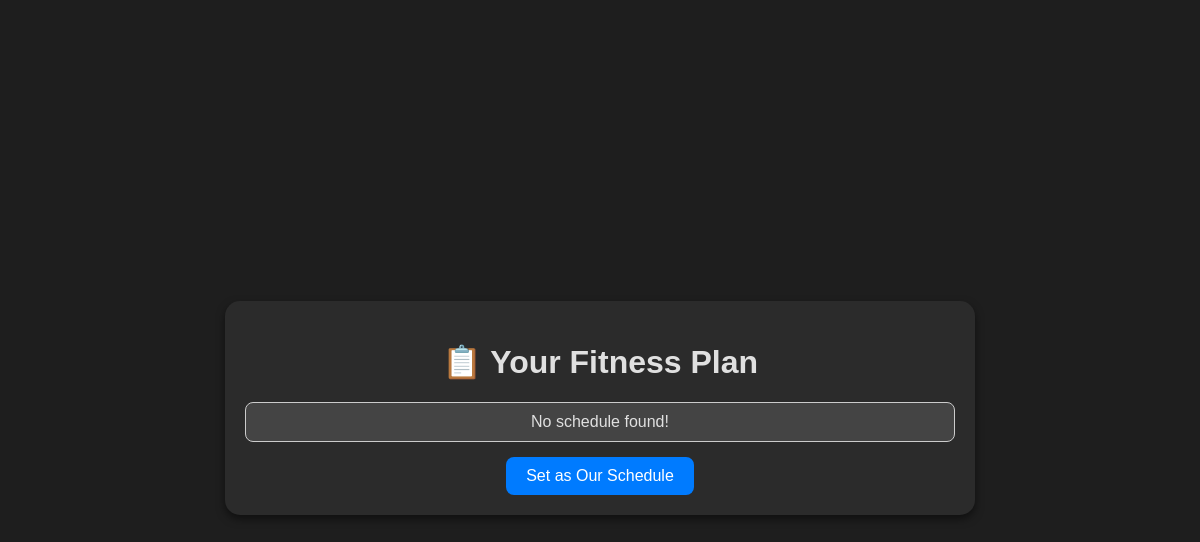
/fitness_plan/, run on an earlier commit of the app's database.
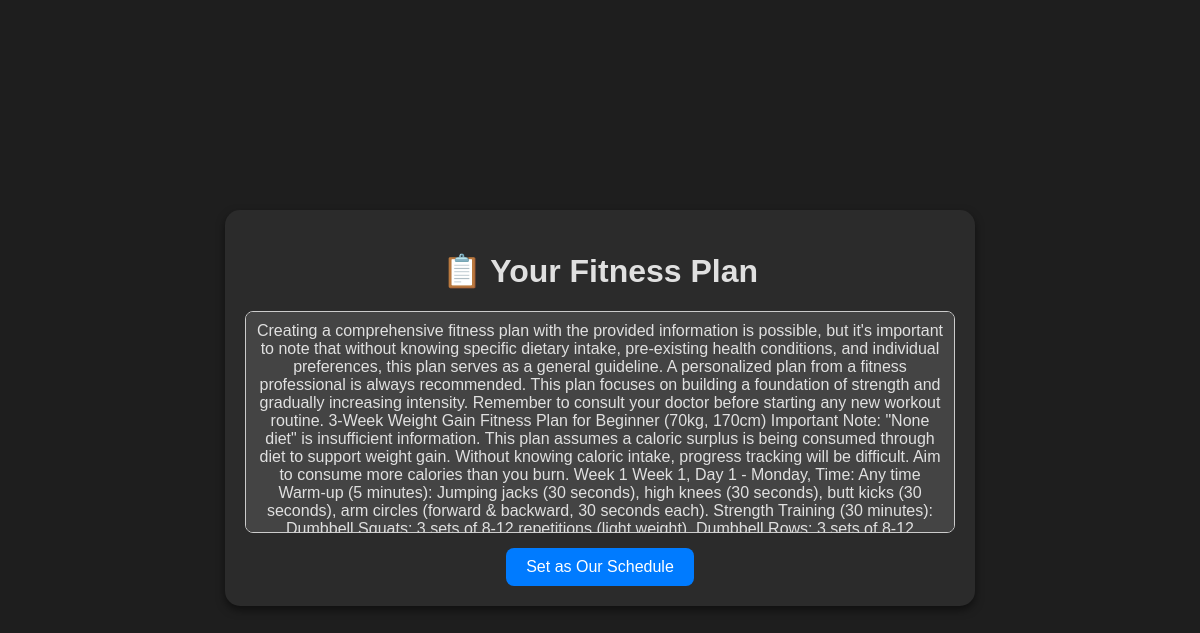
And on a later commit of the database.
### myapp/models.py (models this page shows)
class Gptinfo(models.Model):
    text=models.TextField(max_length=10000)

### myapp/views.py (the view)
# urls.py: path("fitness_plan/", views.display_fitness_plan, name="ourOldschedule"),
def display_fitness_plan(request):
    latest_plan = Gptinfo.objects.last()  # Get the latest saved plan
    return render(request, "myapp/ourOldschedule.html", {"fitness_plan": latest_plan.text if latest_plan else "No schedule found!"})

### myapp/templates/myapp/ourOldschedule.html (shortened to what this page needs)
<!DOCTYPE html>
<html lang="en">
<head>
</head>
<body>
    <div class="container">
        <h1>📋 Your Fitness Plan</h1>
        <div class="schedule-box" id="result">
            {{ fitness_plan|default:"No schedule found!" }}
        </div>
        <button onclick="saveAndRedirect()">Set as Our Schedule</button>
    </div>
</body>
</html>

### myapp/templates/myapp/ourOldschedule.html (style rules this page uses)
body { background-color: #1e1e1e; color: #e0e0e0; font-family: Arial, sans-serif; display: flex; flex-direction: column; align-items: center; justify-content: center; height: 100vh; }
.container { width: 60%; background-color: #2b2b2b; padding: 20px; border-radius: 15px; box-shadow: 0 4px 8px rgba(0, 0, 0, 0.5); text-align: center; }
.schedule-box { max-height: 200px; overflow-y: auto; padding: 10px; border: 1px solid #ccc; background: #444; border-radius: 8px; margin-bottom: 15px; }
button { padding: 10px 20px; border: none; background-color: #007bff; color: white; font-size: 16px; cursor: pointer; border-radius: 8px; }

What changed in the data, as far as the page shows it:
added Gptinfo: text "Creating a comprehensive fitness plan with the provided information is possible, but it's important to note that without knowing specific dietary intake, pre-existing health conditions, and individual preferences, this plan serves as a general guideline. A personalized plan from a fitness professional is always recommended. This plan focuses on building a foundation of strength and gradually increasing intensity. Remember to consult your doctor before starting any new workout routine. 3-Week Weight Gain Fitness Plan for Beginner (70kg, 170cm) Important Note: \"None diet\" is insufficient information. This plan assumes a caloric surplus is being consumed through diet to support weight gain.…"
Also different on the page:
{{ fitness_plan|default:"No schedule found!" }}: "No schedule found!" → (not shown)
